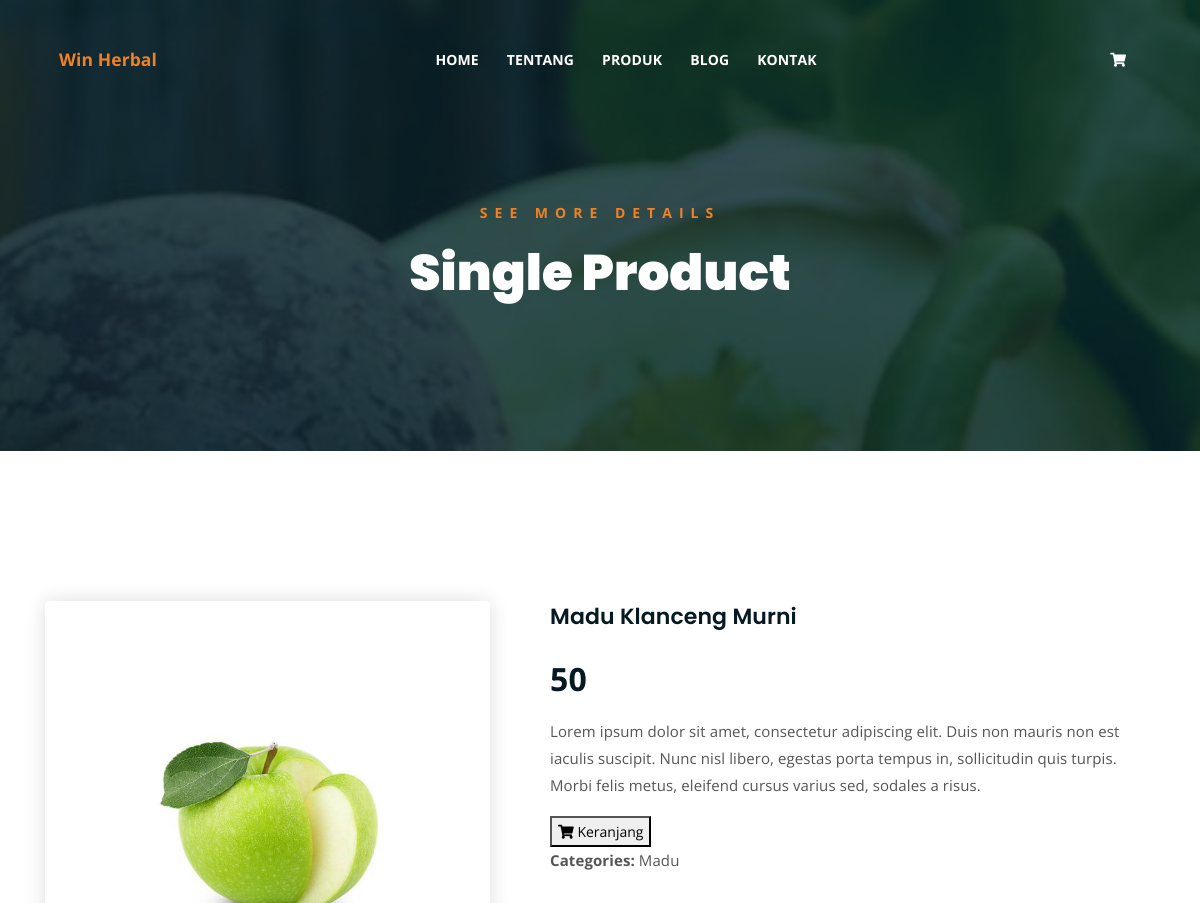
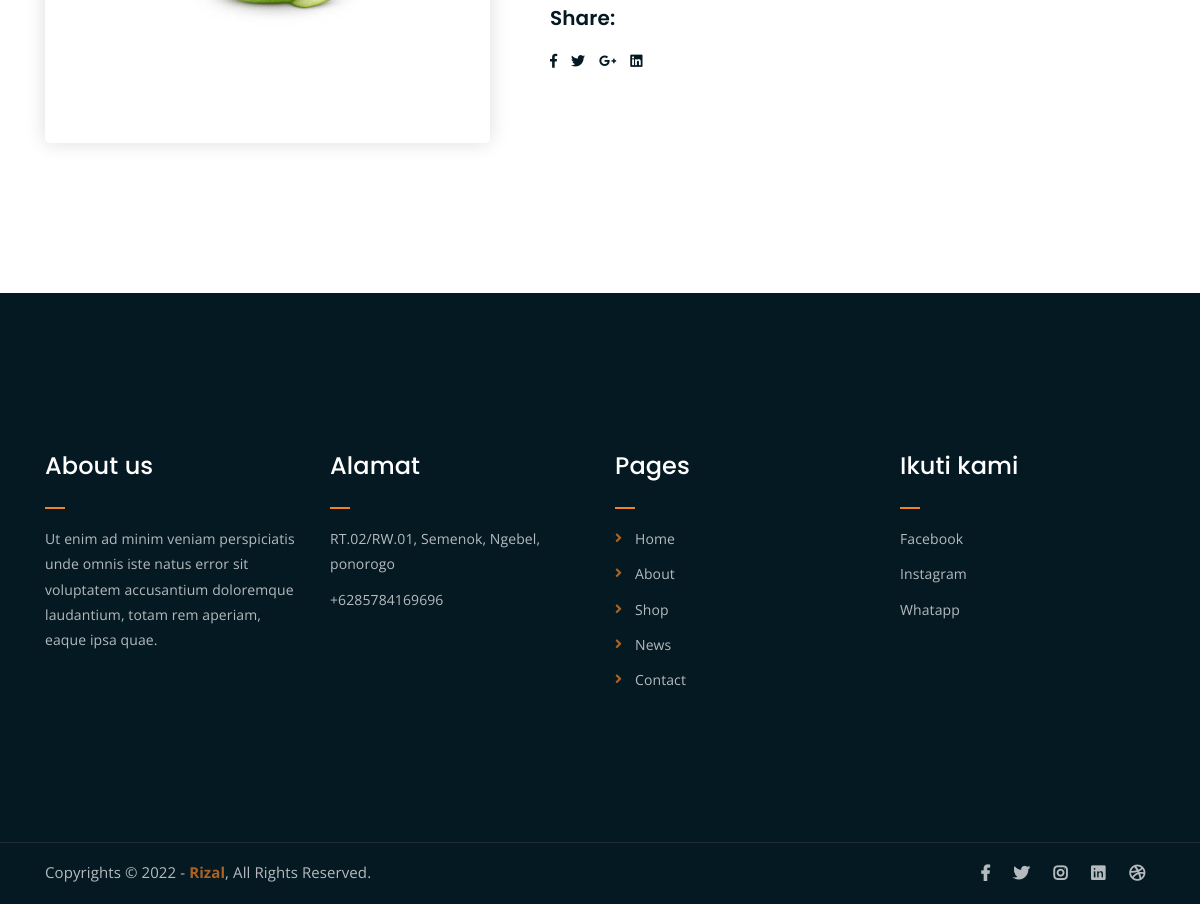
Page /product/madu-klanceng-murni on the committed database (2 pictures, top to bottom).
### store/models.py (models this page shows, shortened)
class Product(models.Model):
    category = models.ForeignKey(Category, related_name='product', on_delete=models.CASCADE)
    created_by = models.ForeignKey(settings.AUTH_USER_MODEL, on_delete=models.CASCADE, related_name='product_creator')
    title = models.CharField(max_length=255)
    author = models.CharField(max_length=255, default='admin')
    description = models.TextField(blank=True)
    image = models.ImageField(upload_to='images/', default='images/default.png')
    slug = models.SlugField(max_length=255)
    price = models.DecimalField(max_digits=8, decimal_places=0)
    in_stock = models.BooleanField(default=True)
    is_active = models.BooleanField(default=True)
    created = models.DateTimeField(auto_now_add=True)
    updated = models.DateTimeField(auto_now=True)
    objects = models.Manager()
    products = ProductManager()
    class Meta:
        verbose_name_plural = 'Products'
        ordering = ('-created',)

class Category(models.Model):
    name = models.CharField(max_length=15, db_index=True)
    slug = models.SlugField(max_length=255, unique=True)
    class Meta:
        verbose_name_plural = 'categories'
    def __str__(self):
        return self.name

### store/views.py (the view)
# urls.py: path('product/<slug:slug>', views.product_detail, name='product_detail'),
def product_detail(request, slug):
    product = get_object_or_404(Product, slug=slug, in_stock=True)
    return render(request, 'store/single.html', {'product': product})

### basket/basket.py (called while the page is built)
    def __len__(self):
        return sum(item['qty'] for item in self.basket.values())

### basket/context_processors.py (called while the page is built)
def basket(request):
    return {'basket': Basket(request)}

### store/context_processors.py (called while the page is built)
def categories(request):
    return {
        'categories': Category.objects.all()
    }

### templates/store/single.html (shortened to what this page needs)
{% extends "../base.html" %}
{% load static %}
{% block content %}
<div class="breadcrumb-section breadcrumb-bg">
	<div class="container">
		<div class="row">
			<div class="col-lg-8 offset-lg-2 text-center">
				<div class="breadcrumb-text">
					<p>See more Details</p>
					<h1>Single Product</h1>
				</div>
			</div>
		</div>
	</div>
</div>
	<div class="single-product mt-150 mb-150">
		<div class="container">
			<div class="row">
				<div class="col-md-5">
					<div class="single-product-img">
						<img src="{{ product.image.url }}" alt="Gambar Produk">
					</div>
				</div>
				<div class="col-md-7">
					<div class="single-product-content">
						<h3>{{ product.title }}</h3>
						<p class="single-product-pricing">{{ product.price }}</p>
						<p>{{ product.description }}</p>
						<div class="single-product-form">
							<button class="cart-btn" type="button" id="add-button" value="{{product.id}}"><i class="fas fa-shopping-cart"></i> Keranjang</button>
							<p><strong>Categories: </strong>{{ product.category }}</p>
						</div>
						<h4>Share:</h4>
						<ul class="product-share">
							<li><a href=""><i class="fab fa-facebook-f"></i></a></li>
							<li><a href=""><i class="fab fa-twitter"></i></a></li>
							<li><a href=""><i class="fab fa-google-plus-g"></i></a></li>
							<li><a href=""><i class="fab fa-linkedin"></i></a></li>
						</ul>
					</div>
				</div>
			</div>
		</div>
	</div>
{% endblock %}

### static/main/css/main.css (style rules this page uses)
html { font-size: 14px; font-weight: 400; line-height: 28px; height: 100%; }
body { font-family: "Open Sans", sans-serif; font-weight: 400; font-size: 1rem; letter-spacing: 0.1px; line-height: 1.8; color: #051922; overflow-x: hidden; }
body img { max-width: 100%; }
a { cursor: pointer; text-decoration: none; -webkit-transition: all 0.2s ease-in-out; -o-transition: all 0.2s ease-in-out; transition: all 0.2s ease-in-out; }
h1, .h1, h2, .h2, h3, .h3, h4, .h4, h5, .h5, h6, .h6 { font-family: "Poppins", sans-serif; font-weight: 700; margin: 0 0 1.25rem 0; color: #051922; }
h1:last-child, .h1:last-child, h2:last-child, .h2:last-child, h3:last-child, .h3:last-child, h4:last-child, .h4:last-child, h5:last-child, .h5:last-child, h6:last-child, .h6:last-child { margin: 0; }
h1, .h1 { font-size: 4rem; font-weight: 700; line-height: 4rem; }
h3, .h3 { font-size: 2rem; font-weight: 700; line-height: 2.25rem; }
h4, .h4 { font-size: 1.5rem; font-weight: 700; line-height: 1.75rem; }
p { font-family: "Open Sans", sans-serif; font-weight: 400; font-size: 1rem; letter-spacing: 0.1px; line-height: 1.8; color: #051922; margin: 0 0 1.25rem 0; }
p:last-child { margin: 0; }
.mt-150 { margin-top: 150px; }
.mb-150 { margin-bottom: 150px; }
.breadcrumb-bg { background-image: url(../img/breadcrumb-bg.jpg); }
.breadcrumb-text p { color: #F28123; font-weight: 700; text-transform: uppercase; letter-spacing: 7px; }
.breadcrumb-text h1 { font-size: 50px; font-weight: 900; color: #fff; margin: 0; margin-top: 20px; }
.breadcrumb-section { padding: 150px 0; background-size: cover; background-position: center center; position: relative; z-index: 1; background-attachment: fixed; padding-top: 200px; }
.breadcrumb-section:after { position: absolute; left: 0; top: 0; width: 100%; height: 100%; content: ""; background-color: #07212e; z-index: -1; opacity: 0.8; }
ul.product-share li a { -webkit-transition: 0.3s; -o-transition: 0.3s; transition: 0.3s; }
html, body { height: 100%; }
.single-product-img img { border-radius: 5px; -webkit-box-shadow: 0 0 20px #ddd; box-shadow: 0 0 20px #ddd; }
.single-product-content h3 { font-size: 22px; font-weight: 600; }
.single-product-content p { font-size: 15px; color: #555; line-height: 1.8; }
.single-product-content p.single-product-pricing { font-size: 32px; font-weight: 700; margin-bottom: 10px; color: #051922; line-height: inherit; }
.single-product-content h4 { font-size: 20px; font-weight: 600; margin-top: 35px; }
ul.product-share { margin: 0; padding: 0; list-style: none; }
ul.product-share li { display: inline-block; }
ul.product-share li a { display: block; color: #051922; margin-right: 10px; }
.single-product-content { margin-left: 30px; }

### rows in the picture
Product: image (picture), title "Madu Klanceng Murni", price "50", description "Lorem ipsum dolor sit amet, consectetur adipiscing elit. Duis non mauris non est iaculis suscipit. Nunc nisl libero, egestas porta tempus in, sollicitudin quis turpis. Morbi felis metus, eleifend cursus varius sed, sodales a risus.", category "Madu"
